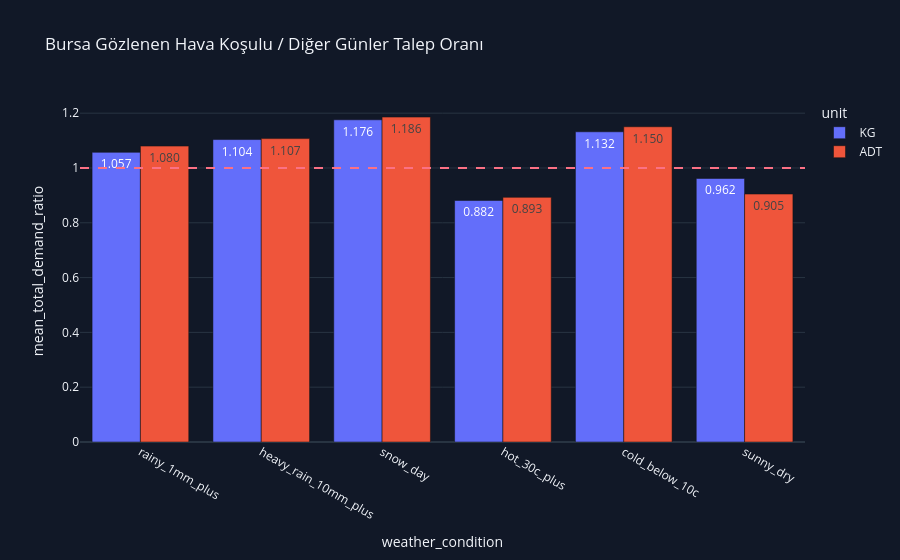

Notebook code for this chart:
### Markdown cell above
### Bursa hava durumu ve talep ilişkisi

Gerçekleşen ERA5 hava değerleri bu bölümde **yalnız betimsel EDA** amacıyla
satışla eşlenir. Oranın `1` üzerinde olması ilgili hava koşulundaki toplam günlük
talebin diğer günlerden yüksek olduğunu gösterir; nedensellik göstermez. Mevsim,
ürün portföyü, fiyat, kampanya ve stok durumu bu ilişkiyi karıştırabilir.

Geleceğin gerçekleşmiş havası tahmin anında bilinmediği için aşağıdaki gerçekleşen
değerler model feature'ı değildir.

### Code cell
weather_impact = pd.read_csv(REPORTS_DIR / 'csv' / 'weather_demand_impact.csv')
display(weather_impact)

fig = px.bar(
    weather_impact,
    x='weather_condition',
    y='mean_total_demand_ratio',
    color='unit',
    barmode='group',
    text_auto='.3f',
    title='Bursa Gözlenen Hava Koşulu / Diğer Günler Talep Oranı',
)
fig.add_hline(y=1.0, line_dash='dash', line_color=PALETTE['rose'])
fig.update_xaxes(tickangle=30)
fig.update_layout(
    template='plotly_dark',
    paper_bgcolor='#111827',
    plot_bgcolor='#111827',
)
fig.show()

### Figure 1 — Plotly figure (JSON) as saved in the notebook; plotly's stock layout.template omitted (floating-point values rounded to 4 significant figures)
{"data": [{"alignmentgroup": "True", "hovertemplate": "unit=KG<br>weather_condition=%{x}<br>mean_total_demand_ratio=%{y}<extra></extra>", "legendgroup": "KG", "marker": {"color": "#636efa", "pattern": {"shape": ""}}, "name": "KG", "offsetgroup": "KG", "orientation": "v", "showlegend": true, "textposition": "auto", "texttemplate": "%{y:.3f}", "type": "bar", "x": ["rainy_1mm_plus", "heavy_rain_10mm_plus", "snow_day", "hot_30c_plus", "cold_below_10c", "sunny_dry"], "xaxis": "x", "y": [1.057, 1.104, 1.176, 0.8816, 1.132, 0.9619], "yaxis": "y"}, {"alignmentgroup": "True", "hovertemplate": "unit=ADT<br>weather_condition=%{x}<br>mean_total_demand_ratio=%{y}<extra></extra>", "legendgroup": "ADT", "marker": {"color": "#EF553B", "pattern": {"shape": ""}}, "name": "ADT", "offsetgroup": "ADT", "orientation": "v", "showlegend": true, "textposition": "auto", "texttemplate": "%{y:.3f}", "type": "bar", "x": ["rainy_1mm_plus", "heavy_rain_10mm_plus", "snow_day", "hot_30c_plus", "cold_below_10c", "sunny_dry"], "xaxis": "x", "y": [1.08, 1.107, 1.186, 0.8928, 1.15, 0.9048], "yaxis": "y"}], "layout": {"barmode": "group", "legend": {"title": {"text": "unit"}, "tracegroupgap": 0}, "paper_bgcolor": "#111827", "plot_bgcolor": "#111827", "shapes": [{"line": {"color": "#fb7185", "dash": "dash"}, "type": "line", "x0": 0, "x1": 1, "xref": "x domain", "y0": 1.0, "y1": 1.0, "yref": "y"}], "title": {"text": "Bursa Gözlenen Hava Koşulu / Diğer Günler Talep Oranı"}, "xaxis": {"anchor": "y", "domain": [0.0, 1.0], "tickangle": 30, "title": {"text": "weather_condition"}}, "yaxis": {"anchor": "x", "domain": [0.0, 1.0], "title": {"text": "mean_total_demand_ratio"}}}}
